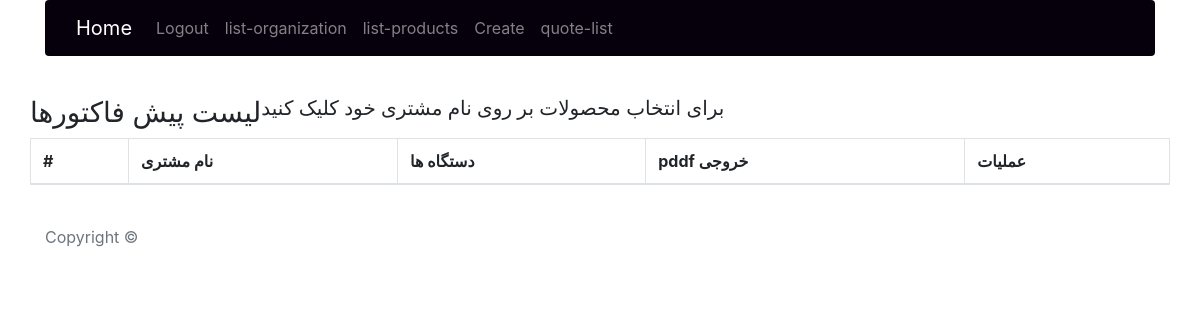
Before: /quote/quote-list/ (signed in) with the older database file.
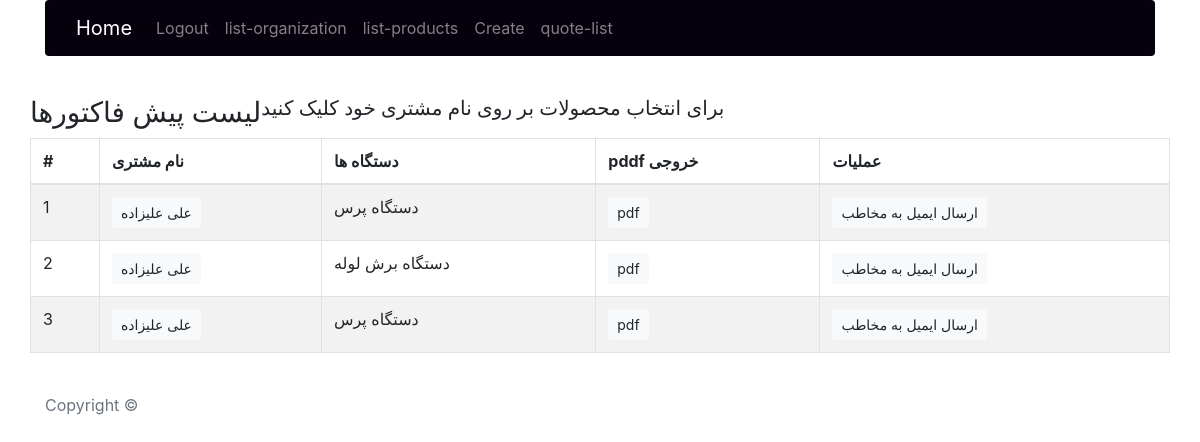
After: the same page with the newer database file.
### quote/models.py (models this page shows, shortened)
class Quote(models.Model):
    user = models.ForeignKey('auth.User', verbose_name='کاربر', on_delete=models.PROTECT)
    create_on = models.DateTimeField(auto_now_add=True, verbose_name='تاریخ ایجاد')
    organization = models.ForeignKey('organization.Organization', verbose_name='سازمان', on_delete=models.PROTECT)
    class Meta:
        permissions = []
        verbose_name = 'پیش فاکتور'
        verbose_name_plural = 'پیش فاکتورها'
        unique_together = ['organization']

class QuoteItem(models.Model):
    quote = models.ForeignKey('quote.Quote', on_delete=models.CASCADE)
    product = models.ForeignKey('products.Product', verbose_name='کالا', on_delete=models.PROTECT)
    qty = models.PositiveIntegerField(default=1, verbose_name='تعداد')
    discount = models.PositiveIntegerField(default=0, verbose_name='تخفیف')
    pricee = models.IntegerField(verbose_name='قیمت', default=0)
    class Meta:
        permissions = []
        verbose_name = ' ایتم پیش فاکتور'
        verbose_name_plural = 'ایتم های پیش فاکتور'
        unique_together = ['product', 'quote']

### organization/models.py (models this page shows, shortened)
class Organization(models.Model):
    city = models.CharField(max_length=50, verbose_name='نام استان')
    organization_name = models.CharField(max_length=50, verbose_name='نام سازمان')
    phone = models.CharField(max_length=11, verbose_name='تلفن')
    number_of_labor = models.IntegerField(verbose_name='تعداد کارگران')
    full_name = models.CharField(max_length=50, verbose_name='نام و نام خانوادگی')
    Manufactured_products = models.ManyToManyField('products.OrganizationProducts', verbose_name='محصول تولیدی', blank=True)
    phone_number = models.CharField(validators=[phone_regex], max_length=11, verbose_name='شماره تلفن')
    email = models.CharField(max_length=100 ,verbose_name='ایمیل')
    created_on = models.DateTimeField(verbose_name='تاریخ ایجاد', auto_now_add=True)
    user = models.ForeignKey('auth.User', verbose_name='کاربر', on_delete=models.PROTECT)
    class Meta:
        permissions = []
        verbose_name = 'سازمان '
        verbose_name_plural = 'سازمان ها'

### products/models.py (models this page shows)
class Product(models.Model):
    name = models.CharField(max_length=200,verbose_name='نام محصول',db_index=True)
    price = models.PositiveIntegerField(default=0, db_index=True)
    is_Includesـtaxes = models.BooleanField(default=False,verbose_name='ایا مشمول مالیات است؟')
    image = models.ImageField(verbose_name='عکس محصول')
    pdf = models.FileField(upload_to='pdf', verbose_name='کاتالوگ', blank=True, null=True)
    description = models.TextField(verbose_name='توضحیات محصول',help_text='متن نمایشی برای توصیف محصول')
    def __str__(self):
        return self.name
    class Meta:
        permissions = []
        verbose_name = 'محصول شرکت '
        verbose_name_plural = 'محصولات شزکت'

### quote/views.py (the view)
# urls.py: path('quote-list/', views.QuoteList.as_view(), name='quote-list'),
class QuoteList(LoginRequiredMixin, ListView):
    model = models.Quote
    template_name = "quote/qupte_list.html"

### quote/templates/quote/qupte_list.html
{% extends 'organization/base.html' %}
{% load static %}
{% block content %}
        <h3>لیست پیش فاکتورها</h3>
        <h5>برای انتخاب محصولات بر روی نام مشتری خود کلیک کنید</h5>
        <table class="table table-bordered table-striped">
            <thead>
                <tr>
                    <th>#</th>
                    <th>نام مشتری</th>
                    <th> دستگاه ها</th>
                    <th>pddf خروجی</th>
                    <th>عملیات</th>
                </tr>
            </thead>
            <tbody>
                {% for i in object_list %}
                <tr>
                    <td>{{ forloop.counter }}</td>
                    <td>
                        <a href="{% url 'quote:quoteitem-create' i.pk %}" class="btn btn-sm btn-light">
                            {{ i.organization.full_name }}
                        </a>
                    </td>
                    <td>{% for item in i.quoteitem_set.all %}
                        {{ item.product }} {% endfor %}</td>
                    <td>
                        <a href="{% url 'quote:print-quote' i.pk %}" class="btn btn-sm btn-light">
                            pdf
                        </a>
                    </td>
                    <td>
                        <a href="{% url 'followup:email' i.pk %}" class="btn btn-sm btn-light">
                            ارسال ایمیل به مخاطب
                        </a>
                    </td>
                </tr>
                {% endfor %}
            </tbody>
        </table>
{% endblock %}

### organization/templates/organization/base.html (shortened to what this page needs)
{% load static %}
<html>
<head>
    <link href="{% static 'css/bootstrap.min.css' %}" rel="stylesheet">
    <link href="{% static 'css/all.min.css' %}" rel="stylesheet"
    <link href="{% static 'css/style.css' %}" rel="stylesheet">
</head>
<body data-spy="scroll" data-target="#navbar" data-offset="10">
<div class="container">
    <nav class="navbar rounded navbar-expand-md navbar-dark" style="background-color: #06000c;">
        <div class="container-fluid">
            <a class="navbar-brand" href="/">Home</a>
            <div class="collapse navbar-collapse" id="navbarCollapse">
                <ul class="navbar-nav mr-auto">
                    {% if user.is_authenticated %}
                        <li class="nav-item">
                            <a class="nav-link" href="{% url 'users:logout' %}">Logout
                                </a>
                        </li>
                    {% endif %}
                    <li class="nav-item">
                        <a class="nav-link" href="{% url 'organization:list-organization' %}">
                            list-organization
                        </a>
                    </li>
                    <li class="nav-item">
                        <a class="nav-link" href="{% url 'products:list' %}">
                            list-products
                        </a>
                    </li>
                    <li class="nav-item">
                        <a class="nav-link" href="{% url 'organization:create-org' %}">
                            Create
                        </a>
                    </li>
                    <li class="nav-item">
                        <a class="nav-link" href="{% url 'quote:quote-list' %}">
                            quote-list
                        </a>
                    </li>
                </ul>
            </div>
        </div>
    </nav>
    <div class="row mb-4 mt-4">
        {% block content %}YOUR CONTENT GOES HERE{% endblock %}
    </div>
</div>
<footer class="footer">
    <div class="container">
        <span class="text-muted">Copyright &copy; {{ year }}</span>
    </div>
</footer>
</body>
</html>

Changed rows visible on the page:
added Quote: organization.full_name "علی علیزاده"
added QuoteItem: product "دستگاه پرس", shown under "علی علیزاده"
added Quote: organization.full_name "علی علیزاده"
added QuoteItem: product "دستگاه برش لوله", shown under "علی علیزاده"
added Quote: organization.full_name "علی علیزاده"
added QuoteItem: product "دستگاه پرس", shown under "علی علیزاده"
